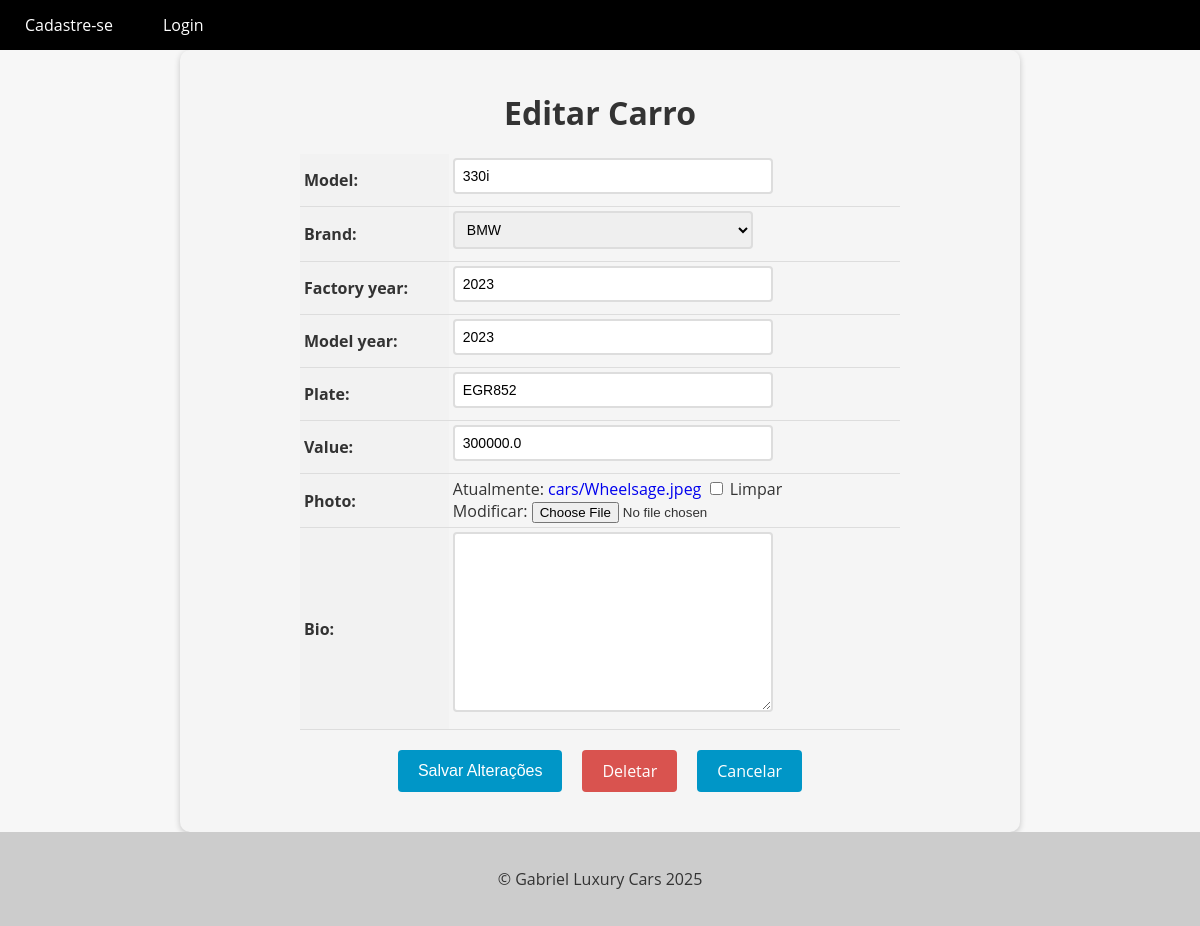
Screenshot of /car/6/update/ with the database file from the repository.
### cars/models.py (models this page shows, shortened)
class Car(models.Model):
    id = models.AutoField(primary_key=True)
    model = models.CharField(max_length=200)
    brand = models.ForeignKey(Brand, on_delete=models.PROTECT, related_name='car_brand')
    factory_year = models.IntegerField(blank=True, null=True)
    model_year = models.IntegerField(blank=True, null=True)
    plate = models.CharField(max_length=10, blank=True, null=True)
    value = models.FloatField(blank=True, null=True)
    photo = models.ImageField(upload_to='cars/', blank=True, null=True)
    bio = models.TextField(blank=True, null=True)

class Brand(models.Model):
    id = models.AutoField(primary_key=True)
    name = models.CharField(max_length=200)
    def __str__(self):
        return self.name

### cars/views.py (the view, shortened to what this page needs)
# urls.py: path('car/<int:pk>/update/', CarUpdateView.as_view(), name='car_update'),
class CarUpdateView(UpdateView):
    model = Car
    form_class = CarModelForm
    template_name = 'car_update.html'

### cars/forms.py (shortened to what this page needs)
class CarModelForm(forms.ModelForm):
    class Meta:
        model = Car
        fields = '__all__'

### cars/templates/car_update.html (shortened to what this page needs)
{% extends "base.html" %}
{% block content %}
  <form method="post" enctype="multipart/form-data">
    <h1>Editar Carro</h1>
    <table>
      {{ form.as_table }}
    </table>
    <div>
      <div class="buttons-container">
        <input type="submit" value="Salvar Alterações" class="btn btn-primary">
        <a href="{% url 'car_delete' pk=object.pk %}" class="btn btn-danger">Deletar</a>
        <a href="{% url 'cars_list' %}" class="btn btn-secondary">Cancelar</a>
      </div>
    </div>
  </form>
{% endblock %}

### app/templates/base.html (style rules this page uses)
body { font-family: 'Open Sans', sans-serif; background-color: #f7f7f7; color: #333; margin: 0; padding: 0; }

### cars/templates/car_update.html (style rules this page uses)
form { max-width: 800px; margin: 0 auto; padding: 20px; background-color: #f5f5f5; border-radius: 10px; box-shadow: 0 2px 6px rgba(0, 0, 0, 0.2); }
form h1 { font-size: 2rem; margin-bottom: 20px; text-align: center; }
table { margin: 0 auto; border-collapse: collapse; width: 100%; max-width: 600px; }
th, td { padding: 4px; text-align: left; border-bottom: 1px solid #ddd; }
th { background-color: #f2f2f2; }
input[type="text"], input[type="number"], select, textarea { padding: 8px; font-size: 14px; border: 2px solid #ddd; border-radius: 4px; width: 100%; max-width: 300px; margin-bottom: 8px; transition: border-bottom-color 0.3s ease-in-out; }
.btn { background-color: #0096c7; color: #fff; border: none; padding: 10px 20px; font-size: 16px; border-radius: 4px; cursor: pointer; transition: background-color 0.3s ease-in-out; }
.buttons-container { display: flex; justify-content: center; margin-top: 20px; margin-bottom: 20px; }
.btn { display: inline-block; background-color: #0096c7; color: #fff; border: none; padding: 10px 20px; font-size: 16px; border-radius: 4px; cursor: pointer; transition: background-color 0.3s ease-in-out; margin: 0 10px; }
.btn-danger { background-color: #d9534f; text-decoration: none !important; }
a { text-decoration: none !important; }

### rows the page displays
Car: model "330i", brand "BMW", factory_year "2023", model_year "2023", plate "EGR852", value "300000.0"
